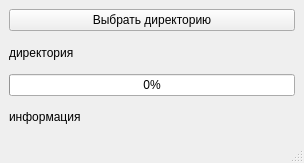
<?xml version="1.0" encoding="UTF-8"?>
<ui version="4.0">
 <class>MainWindow</class>
 <widget class="QMainWindow" name="MainWindow">
  <property name="geometry">
   <rect>
    <x>0</x>
    <y>0</y>
    <width>304</width>
    <height>163</height>
   </rect>
  </property>
  <property name="windowTitle">
   <string>Tubes</string>
  </property>
  <widget class="QWidget" name="centralwidget">
   <layout class="QGridLayout" name="gridLayout">
    <item row="0" column="0">
     <widget class="QPushButton" name="pushButton">
      <property name="text">
       <string>Выбрать директорию</string>
      </property>
     </widget>
    </item>
    <item row="1" column="0">
     <widget class="QLabel" name="label_2">
      <property name="text">
       <string>директория</string>
      </property>
     </widget>
    </item>
    <item row="2" column="0">
     <widget class="QProgressBar" name="progressBar">
      <property name="value">
       <number>0</number>
      </property>
     </widget>
    </item>
    <item row="3" column="0">
     <widget class="QLabel" name="label">
      <property name="text">
       <string>информация</string>
      </property>
     </widget>
    </item>
   </layout>
  </widget>
  <widget class="QMenuBar" name="menubar">
   <property name="geometry">
    <rect>
     <x>0</x>
     <y>0</y>
     <width>304</width>
     <height>21</height>
    </rect>
   </property>
  </widget>
  <widget class="QStatusBar" name="statusbar"/>
 </widget>
 <resources/>
 <connections/>
</ui>
